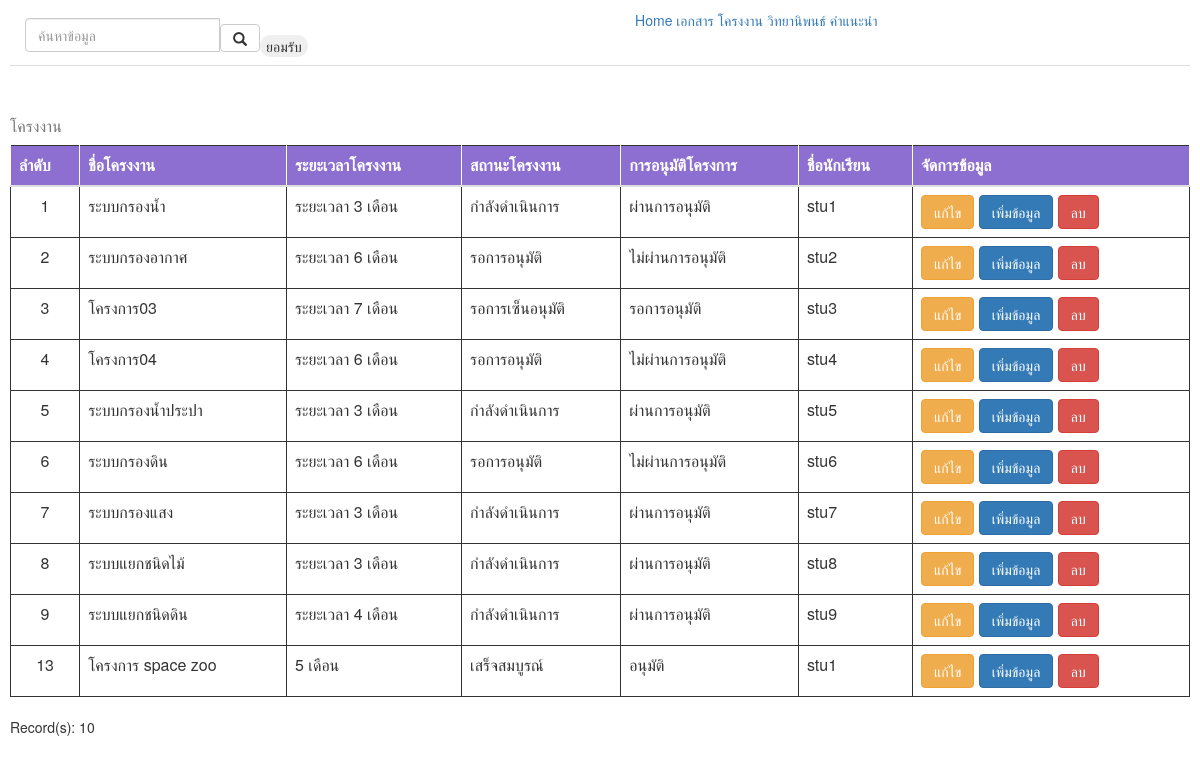
/project.php, run on the app's committed database.
### tables this page shows
CREATE TABLE `tbproject` (
  `project_id` int(11) NOT NULL,
  `project_name` varchar(99) DEFAULT NULL,
  `project_duration` varchar(99) DEFAULT NULL,
  `project_status` varchar(99) DEFAULT NULL,
  `project_approval` varchar(99) DEFAULT NULL,
  `stu_id` int(11) DEFAULT NULL
);

CREATE TABLE `tbstudent` (
  `stu_id` int(99) NOT NULL,
  `stu_fname` varchar(99) DEFAULT NULL,
  `stu_lname` varchar(99) DEFAULT NULL,
  `stu_mobile` varchar(99) DEFAULT NULL,
  `stu_email` varchar(99) DEFAULT NULL,
  `univ_id` int(11) DEFAULT NULL,
  `dep_id` int(11) DEFAULT NULL,
  `faculty_id` int(11) DEFAULT NULL
);

### project.php (the view, shortened to what this page needs)
<?php
    include('condb.php');
    require_once('header.php');
    $sql = "SELECT * FROM tbproject
    INNER JOIN tbstudent
    ON tbproject.stu_id = tbstudent.stu_id
    ;";
    $result = mysqli_query($condb, $sql);
    if(mysqli_num_rows($result) > 0){
    ?>
     <table class="table table-borderless table-hover table-striped>">
    <?php
        echo "<caption>โครงงาน</caption>";
        echo "<thead>";
    ?>
        <tr class="table-primary">
    <?php
        echo "<th>ลำดับ</td>";
        echo "<th>ชื่อโครงงาน</td>";
        echo "<th>ระยะเวลาโครงงาน</td>";
        echo "<th>สถานะโครงงาน</td>";
        echo "<th>การอนุมัติโครงการ</td>";
        echo "<th>ชื่อนักเรียน</td>";
        echo "<th>จัดการข้อมูล</td>";
        echo "</tr>";
        echo "</thead>";
        echo "<tbody>";
        while($row = mysqli_fetch_assoc($result)){
            echo "<tr>";
            $project_id = $row["project_id"];
            echo "<td style=". "text-align:center". ">" . $project_id . "</td>";
            echo "<td>" . $row["project_name"] . "</td>";
            echo "<td>" . $row["project_duration"] . "</td>";
            echo "<td>" . $row["project_status"] . "</td>";
            echo "<td>" . $row["project_approval"] . "</td>";
            echo "<td>" . $row["stu_fname"] . "</td>";
            echo "<td> <a href=\"projectupdate.php?project_id=$project_id\" class=\"btn btn-warning\">แก้ไข</a>
            <a href=\"projectinsert.php?project_id=$project_id\" class=\"btn btn-primary\">เพิ่มข้อมูล</a>
            <a href=\"projectdelete.php?project_id=$project_id\" class=\"btn btn-danger\">ลบ</a>";
            echo "</td>";
            echo "</tr>";
        }
        echo "</tbody>";
        echo "</table>";
        echo "Record(s): ". mysqli_num_rows($result) . "<br>";
    }else{
        echo "Record(s): 0";
    }
?>
<?php
    require_once('footer.php');
?>

### mystyle.css (style rules this page uses)
table, td , th { border: 1px solid; }
th { background-color: #8D6FD1; padding-left: 5px; padding-right: 5px; padding-top: 5px; padding-bottom: 5px; }
thead { color:white; }
tbody { padding-left: 5px; padding-right: 5px; padding-top: 5px; padding-bottom: 5px; }
td,th { padding: 5px; margin: 5px; }
table { border-collapse: collapse; }

### data on the page
tbproject: project_id "1", project_name "ระบบกรองน้ำ", project_duration "ระยะเวลา 3 เดือน", project_status "กำลังดำเนินการ", project_approval "ผ่านการอนุมัติ", stu.stu_fname "stu1"
tbproject: project_id "2", project_name "ระบบกรองอากาศ", project_duration "ระยะเวลา 6 เดือน", project_status "รอการอนุมัติ", project_approval "ไม่ผ่านการอนุมัติ", stu.stu_fname "stu2"
tbproject: project_id "3", project_name "โครงการ03", project_duration "ระยะเวลา 7 เดือน", project_status "รอการเซ็นอนุมัติ", project_approval "รอการอนุมัติ", stu.stu_fname "stu3"
tbproject: project_id "4", project_name "โครงการ04", project_duration "ระยะเวลา 6 เดือน", project_status "รอการอนุมัติ", project_approval "ไม่ผ่านการอนุมัติ", stu.stu_fname "stu4"
tbproject: project_id "5", project_name "ระบบกรองน้ำประปา", project_duration "ระยะเวลา 3 เดือน", project_status "กำลังดำเนินการ", project_approval "ผ่านการอนุมัติ", stu.stu_fname "stu5"
tbproject: project_id "6", project_name "ระบบกรองดิน", project_duration "ระยะเวลา 6 เดือน", project_status "รอการอนุมัติ", project_approval "ไม่ผ่านการอนุมัติ", stu.stu_fname "stu6"
tbproject: project_id "7", project_name "ระบบกรองแสง", project_duration "ระยะเวลา 3 เดือน", project_status "กำลังดำเนินการ", project_approval "ผ่านการอนุมัติ", stu.stu_fname "stu7"
tbproject: project_id "8", project_name "ระบบแยกชนิดไม้", project_duration "ระยะเวลา 3 เดือน", project_status "กำลังดำเนินการ", project_approval "ผ่านการอนุมัติ", stu.stu_fname "stu8"
tbproject: project_id "9", project_name "ระบบแยกชนิดดิน", project_duration "ระยะเวลา 4 เดือน", project_status "กำลังดำเนินการ", project_approval "ผ่านการอนุมัติ", stu.stu_fname "stu9"
tbproject: project_id "13", project_name "โครงการ space zoo", project_duration "5 เดือน", project_status "เสร็จสมบูรณ์", project_approval "อนุมัติ", stu.stu_fname "stu1"

### other printed values
mysqli_num_rows($result) "10"
